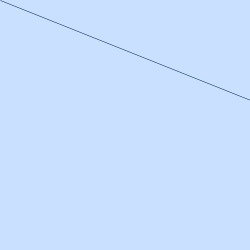
Frame 1 (no input)
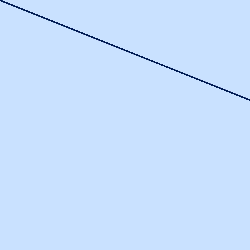
Frame 60 (the mouse pressed at the canvas centre just before this capture)
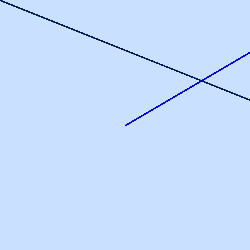
Frame 120 (the mouse held since frame 60 and released just before this capture)

The Processing sketch that drew these frames (run headless with seeded random() and noise(); from frame 60 on, the mouse is pressed at the canvas centre):

// Processing sketch: Lines
// ── Lines.pde
float x1;
float x2;
float y1;
float y2;

float centerX;
float centerY;

float lineWeight = 0.5;

color strokeColor = #001b53;
color backgroundColor = color(201, 225, 255);

void setup() {
  size(250, 250);

  // first point of our line
  x1 = width/4;
  y1 = height/2;

  // second point of our line
  x2 = 3*width/4;
  y2 = height/2;
  
  centerX=random(width);
  centerY=random(height);

  print(x2);

  background(backgroundColor);
}

void draw() {

  x1=mouseX;
  y1=mouseY;

  x2=2*centerX-mouseX;
  y2=2*centerY-mouseY;

  //background(backgroundColor);

  stroke(strokeColor);
  strokeWeight(lineWeight);

  line(x1, y1, x2, y2);
}

void mousePressed(){
  centerX=random(width);
  centerY=random(height);
  strokeColor=color(0, 0, random(256));
}
